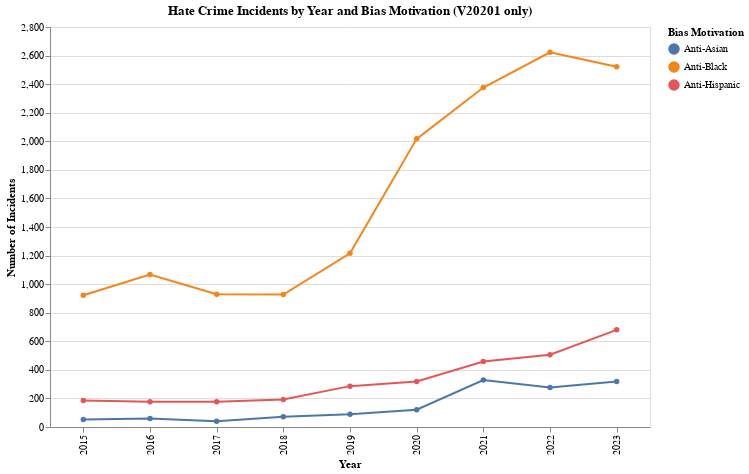

Notebook code cell kept with this figure:
### Code cell
import pandas as pd
import altair as alt

# Target bias motivation codes and their labels
target_codes = {
    12: 'Anti-Black',
    14: 'Anti-Asian',
    32: 'Anti-Hispanic'
}

# Define a parser that can handle multiple date formats
def parse_date(date_str):
    for fmt in ('%Y%m%d', '%d-%b-%Y', '%Y-%m-%d'):
        try:
            return pd.to_datetime(date_str, format=fmt)
        except (ValueError, TypeError):
            continue
    return pd.NaT

# Clean INCDATE in the entire race_df
race_df['INCDATE'] = race_df['INCDATE'].apply(parse_date)

# Remove rows with unparseable dates
race_df = race_df.dropna(subset=['INCDATE'])

# Extract year from the cleaned date
race_df['YEAR'] = race_df['INCDATE'].dt.year

# Filter rows where V20201 matches any of the target codes
race_df_filtered = race_df[race_df['V20201'].isin(target_codes.keys())].copy()

# Map bias code to label
race_df_filtered['label'] = race_df_filtered['V20201'].map(target_codes)

# Aggregate number of incidents by year and bias label
yearly_counts = (
    race_df_filtered
    .groupby(['YEAR', 'label'])
    .size()
    .reset_index(name='count')
)

# Create Altair line chart
chart = alt.Chart(yearly_counts).mark_line(point=True).encode(
    x=alt.X('YEAR:O', title='Year'),
    y=alt.Y('count:Q', title='Number of Incidents'),
    color=alt.Color('label:N', title='Bias Motivation'),
    tooltip=['YEAR', 'label', 'count']
).properties(
    width=600,
    height=400,
    title='Hate Crime Incidents by Year and Bias Motivation (V20201 only)'
)

chart

### Figure 1 — Vega-Lite specification as saved in the notebook (floating-point values rounded to 4 significant figures)
{"config": {"view": {"continuousWidth": 300, "continuousHeight": 300}}, "data": {"name": "data-286ae6f0b537c2fcaa8ce8498611720b"}, "mark": {"type": "line", "point": true}, "encoding": {"color": {"field": "label", "title": "Bias Motivation", "type": "nominal"}, "tooltip": [{"field": "YEAR", "type": "quantitative"}, {"field": "label", "type": "nominal"}, {"field": "count", "type": "quantitative"}], "x": {"field": "YEAR", "title": "Year", "type": "ordinal"}, "y": {"field": "count", "title": "Number of Incidents", "type": "quantitative"}}, "height": 400, "title": "Hate Crime Incidents by Year and Bias Motivation (V20201 only)", "width": 600, "$schema": "https://vega.github.io/schema/vega-lite/v5.20.1.json", "datasets": {"data-286ae6f0b537c2fcaa8ce8498611720b": [{"YEAR": 2015, "label": "Anti-Asian", "count": 53}, {"YEAR": 2015, "label": "Anti-Black", "count": 922}, {"YEAR": 2015, "label": "Anti-Hispanic", "count": 186}, {"YEAR": 2016, "label": "Anti-Asian", "count": 60}, {"YEAR": 2016, "label": "Anti-Black", "count": 1067}, {"YEAR": 2016, "label": "Anti-Hispanic", "count": 177}, {"YEAR": 2017, "label": "Anti-Asian", "count": 40}, {"YEAR": 2017, "label": "Anti-Black", "count": 930}, {"YEAR": 2017, "label": "Anti-Hispanic", "count": 177}, {"YEAR": 2018, "label": "Anti-Asian", "count": 71}, {"YEAR": 2018, "label": "Anti-Black", "count": 927}, {"YEAR": 2018, "label": "Anti-Hispanic", "count": 192}, {"YEAR": 2019, "label": "Anti-Asian", "count": 89}, {"YEAR": 2019, "label": "Anti-Black", "count": 1216}, {"YEAR": 2019, "label": "Anti-Hispanic", "count": 286}, {"YEAR": 2020, "label": "Anti-Asian", "count": 121}, {"YEAR": 2020, "label": "Anti-Black", "count": 2017}, {"YEAR": 2020, "label": "Anti-Hispanic", "count": 318}, {"YEAR": 2021, "label": "Anti-Asian", "count": 329}, {"YEAR": 2021, "label": "Anti-Black", "count": 2376}, {"YEAR": 2021, "label": "Anti-Hispanic", "count": 458}, {"YEAR": 2022, "label": "Anti-Asian", "count": 277}, {"YEAR": 2022, "label": "Anti-Black", "count": 2623}, {"YEAR": 2022, "label": "Anti-Hispanic", "count": 506}, {"YEAR": 2023, "label": "Anti-Asian", "count": 319}, {"YEAR": 2023, "label": "Anti-Black", "count": 2522}, {"YEAR": 2023, "label": "Anti-Hispanic", "count": 680}]}}
